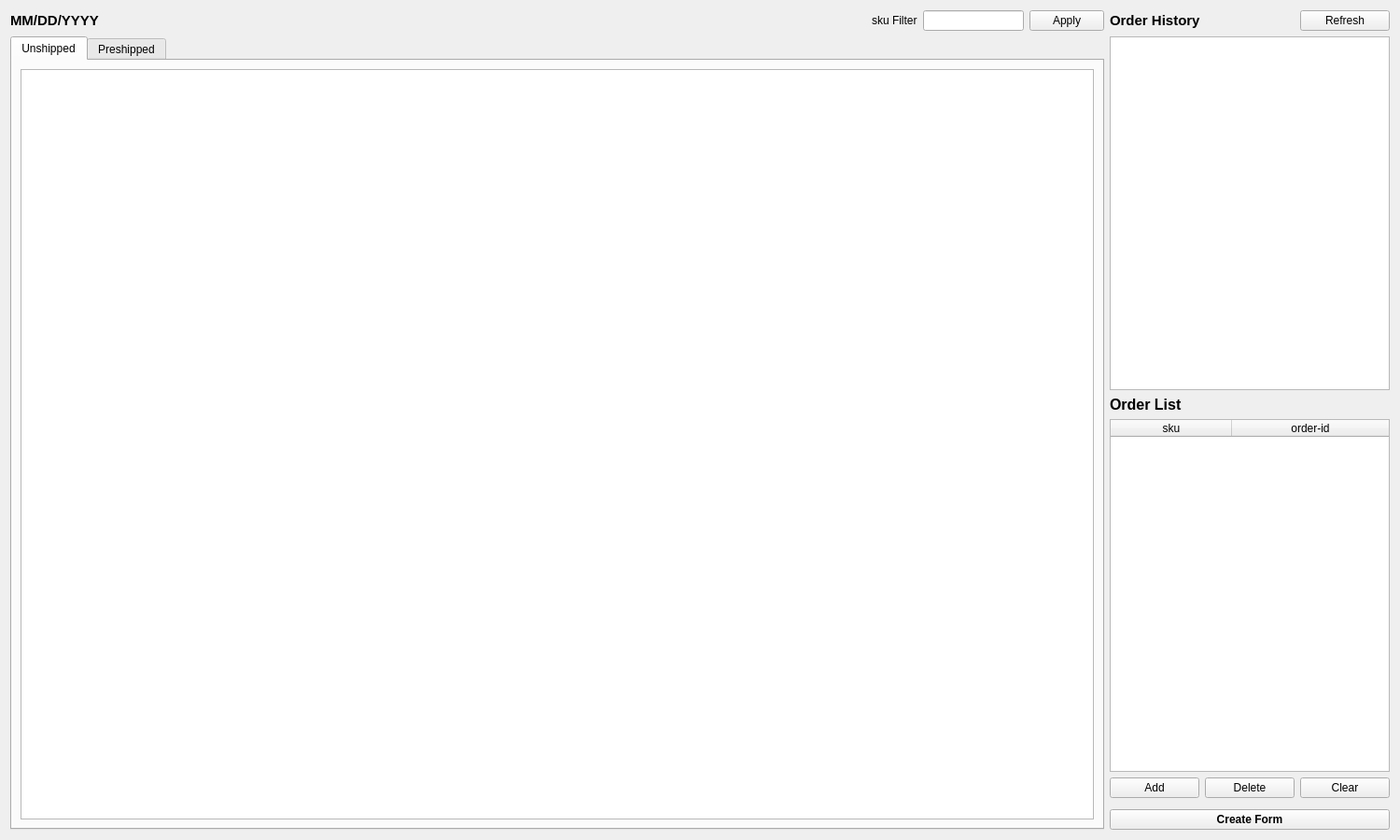
<?xml version="1.0" encoding="UTF-8"?>
<ui version="4.0">
 <class>Form</class>
 <widget class="QWidget" name="Form">
  <property name="geometry">
   <rect>
    <x>0</x>
    <y>0</y>
    <width>1500</width>
    <height>900</height>
   </rect>
  </property>
  <property name="sizePolicy">
   <sizepolicy hsizetype="Minimum" vsizetype="Minimum">
    <horstretch>0</horstretch>
    <verstretch>0</verstretch>
   </sizepolicy>
  </property>
  <property name="minimumSize">
   <size>
    <width>1024</width>
    <height>720</height>
   </size>
  </property>
  <property name="windowTitle">
   <string>Amazon Order</string>
  </property>
  <layout class="QGridLayout" name="gridLayout">
   <property name="horizontalSpacing">
    <number>6</number>
   </property>
   <item row="0" column="6">
    <widget class="QPushButton" name="pushButton_apply">
     <property name="text">
      <string>Apply</string>
     </property>
    </widget>
   </item>
   <item row="5" column="9">
    <widget class="QPushButton" name="pushButton_del">
     <property name="text">
      <string>Delete</string>
     </property>
    </widget>
   </item>
   <item row="2" column="8" colspan="3">
    <widget class="QTableView" name="tableView_2">
     <property name="minimumSize">
      <size>
       <width>300</width>
       <height>0</height>
      </size>
     </property>
     <property name="contextMenuPolicy">
      <enum>Qt::CustomContextMenu</enum>
     </property>
     <property name="sortingEnabled">
      <bool>true</bool>
     </property>
     <attribute name="horizontalHeaderMinimumSectionSize">
      <number>37</number>
     </attribute>
     <attribute name="horizontalHeaderDefaultSectionSize">
      <number>80</number>
     </attribute>
     <attribute name="horizontalHeaderStretchLastSection">
      <bool>true</bool>
     </attribute>
    </widget>
   </item>
   <item row="0" column="1">
    <widget class="QLabel" name="label_2">
     <property name="font">
      <font>
       <pointsize>11</pointsize>
       <bold>true</bold>
      </font>
     </property>
     <property name="text">
      <string>MM/DD/YYYY</string>
     </property>
    </widget>
   </item>
   <item row="0" column="8" colspan="2">
    <widget class="QLabel" name="label_4">
     <property name="font">
      <font>
       <pointsize>11</pointsize>
       <bold>true</bold>
      </font>
     </property>
     <property name="text">
      <string>Order History</string>
     </property>
    </widget>
   </item>
   <item row="0" column="2">
    <spacer name="horizontalSpacer_2">
     <property name="orientation">
      <enum>Qt::Horizontal</enum>
     </property>
     <property name="sizeHint" stdset="0">
      <size>
       <width>40</width>
       <height>20</height>
      </size>
     </property>
    </spacer>
   </item>
   <item row="0" column="10">
    <widget class="QPushButton" name="pushButton_refresh">
     <property name="text">
      <string>Refresh</string>
     </property>
    </widget>
   </item>
   <item row="5" column="8">
    <widget class="QPushButton" name="pushButton_add">
     <property name="text">
      <string>Add</string>
     </property>
    </widget>
   </item>
   <item row="0" column="4" colspan="2">
    <widget class="QLineEdit" name="lineEdit">
     <property name="clearButtonEnabled">
      <bool>false</bool>
     </property>
    </widget>
   </item>
   <item row="7" column="8" colspan="3">
    <widget class="QPushButton" name="pushButton_create">
     <property name="font">
      <font>
       <bold>true</bold>
      </font>
     </property>
     <property name="text">
      <string>Create Form</string>
     </property>
    </widget>
   </item>
   <item row="3" column="8" colspan="3">
    <widget class="QLabel" name="label_3">
     <property name="font">
      <font>
       <pointsize>12</pointsize>
       <bold>true</bold>
      </font>
     </property>
     <property name="text">
      <string>Order List</string>
     </property>
    </widget>
   </item>
   <item row="0" column="3">
    <widget class="QLabel" name="label">
     <property name="text">
      <string>sku Filter</string>
     </property>
    </widget>
   </item>
   <item row="5" column="10">
    <widget class="QPushButton" name="pushButton_clr">
     <property name="text">
      <string>Clear</string>
     </property>
    </widget>
   </item>
   <item row="2" column="1" rowspan="6" colspan="6">
    <widget class="QTabWidget" name="tabWidget">
     <property name="tabPosition">
      <enum>QTabWidget::North</enum>
     </property>
     <property name="tabShape">
      <enum>QTabWidget::Rounded</enum>
     </property>
     <property name="currentIndex">
      <number>0</number>
     </property>
     <property name="tabsClosable">
      <bool>false</bool>
     </property>
     <property name="tabBarAutoHide">
      <bool>false</bool>
     </property>
     <widget class="QWidget" name="tab">
      <property name="sizePolicy">
       <sizepolicy hsizetype="Expanding" vsizetype="Expanding">
        <horstretch>0</horstretch>
        <verstretch>0</verstretch>
       </sizepolicy>
      </property>
      <attribute name="title">
       <string>Unshipped</string>
      </attribute>
      <layout class="QHBoxLayout" name="horizontalLayout_2">
       <item>
        <widget class="QTableView" name="tableView">
         <property name="contextMenuPolicy">
          <enum>Qt::CustomContextMenu</enum>
         </property>
         <property name="editTriggers">
          <set>QAbstractItemView::AnyKeyPressed|QAbstractItemView::EditKeyPressed</set>
         </property>
         <property name="sortingEnabled">
          <bool>true</bool>
         </property>
         <property name="cornerButtonEnabled">
          <bool>true</bool>
         </property>
         <attribute name="horizontalHeaderCascadingSectionResizes">
          <bool>false</bool>
         </attribute>
         <attribute name="horizontalHeaderDefaultSectionSize">
          <number>100</number>
         </attribute>
         <attribute name="horizontalHeaderStretchLastSection">
          <bool>true</bool>
         </attribute>
         <attribute name="verticalHeaderCascadingSectionResizes">
          <bool>false</bool>
         </attribute>
        </widget>
       </item>
      </layout>
     </widget>
     <widget class="QWidget" name="tab_2">
      <attribute name="title">
       <string>Preshipped</string>
      </attribute>
      <layout class="QHBoxLayout" name="horizontalLayout">
       <item>
        <widget class="QTableView" name="tableView_3">
         <property name="contextMenuPolicy">
          <enum>Qt::CustomContextMenu</enum>
         </property>
         <property name="editTriggers">
          <set>QAbstractItemView::AnyKeyPressed|QAbstractItemView::EditKeyPressed</set>
         </property>
         <attribute name="horizontalHeaderStretchLastSection">
          <bool>true</bool>
         </attribute>
        </widget>
       </item>
      </layout>
     </widget>
    </widget>
   </item>
   <item row="4" column="8" colspan="3">
    <widget class="QTableWidget" name="tableWidget">
     <attribute name="horizontalHeaderCascadingSectionResizes">
      <bool>false</bool>
     </attribute>
     <attribute name="horizontalHeaderDefaultSectionSize">
      <number>130</number>
     </attribute>
     <attribute name="horizontalHeaderStretchLastSection">
      <bool>true</bool>
     </attribute>
     <column>
      <property name="text">
       <string>sku</string>
      </property>
     </column>
     <column>
      <property name="text">
       <string>order-id</string>
      </property>
     </column>
    </widget>
   </item>
  </layout>
 </widget>
 <tabstops>
  <tabstop>lineEdit</tabstop>
  <tabstop>pushButton_apply</tabstop>
  <tabstop>tabWidget</tabstop>
  <tabstop>tableView</tabstop>
  <tabstop>tableView_2</tabstop>
  <tabstop>pushButton_add</tabstop>
  <tabstop>pushButton_del</tabstop>
  <tabstop>pushButton_clr</tabstop>
  <tabstop>pushButton_create</tabstop>
  <tabstop>pushButton_refresh</tabstop>
  <tabstop>tableView_3</tabstop>
 </tabstops>
 <resources/>
 <connections>
  <connection>
   <sender>lineEdit</sender>
   <signal>editingFinished()</signal>
   <receiver>pushButton_apply</receiver>
   <slot>click()</slot>
   <hints>
    <hint type="sourcelabel">
     <x>933</x>
     <y>29</y>
    </hint>
    <hint type="destinationlabel">
     <x>1014</x>
     <y>29</y>
    </hint>
   </hints>
  </connection>
 </connections>
</ui>
